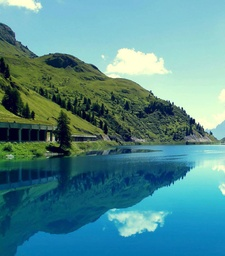
#> input picture imagenes/paisaje1.jpeg, 225 x 256 px, shrunk from 949 x 1080 before the run
$ jupyter execute main.ipynb
#> lines starting #> are read from the running program, lines starting #| are printed output that depends on the picture; after the words box and inside, x2 and y2 are one past the last pixel; in counts of white or black regions, pixels touching at a corner belong together
### Task 2

[cell 1]
import cv2
import matplotlib.pyplot as plt
import numpy as np

imagen = cv2.imread('./imagenes/paisaje1.jpeg', cv2.IMREAD_GRAYSCALE)
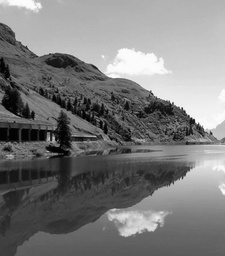
#> imagen: shape (256, 225); min 0, max 255, mean 123.3
imagen2 = cv2.imread('./imagenes/paisaje2.jpeg', cv2.IMREAD_GRAYSCALE)
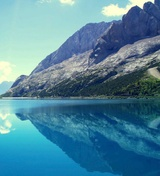
#> input picture imagenes/paisaje2.jpeg, 160 x 176 px, shrunk from 677 x 743 before the run
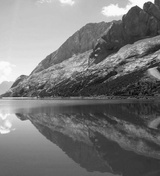
#> imagen2: shape (176, 160); min 7, max 255, mean 120.2

orb = cv2.ORB_create()

puntos_interes, descriptores = orb.detectAndCompute(imagen, None)
#> puntos_interes = 428 keypoints; strongest (x, y, size): (191, 119, 31), (171, 103, 31), (170, 101, 31), (188, 115, 31)
puntos_interes2, descriptores2 = orb.detectAndCompute(imagen2, None)
#> puntos_interes2 = 281 keypoints; strongest (x, y, size): (116, 73, 31), (95, 55, 31), (87, 69, 31), (126, 69, 31)

fuerza_bruta = cv2.BFMatcher(cv2.NORM_HAMMING, crossCheck=True)

matches = fuerza_bruta.match(descriptores, descriptores2)
#> matches = 90 matches

imagen_antes_filtrado = cv2.drawMatches(imagen, puntos_interes, imagen2, puntos_interes2, matches, None, flags=cv2.DrawMatchesFlags_NOT_DRAW_SINGLE_POINTS)
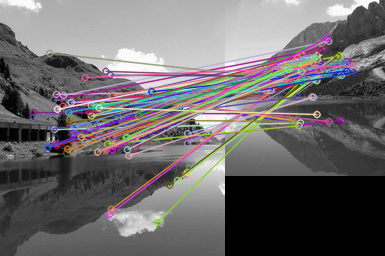
#> imagen_antes_filtrado: shape (256, 385, 3); mean of channels 0, 1, 2 108.2, 106.5, 110.1; drawn as B, G, R

plt.imshow(imagen_antes_filtrado)

plt.title("Imagen antes del filtrado")

plt.show()

matches = sorted(matches, key=lambda x: x.distance)

img3 = cv2.drawMatches(imagen, puntos_interes, imagen2, puntos_interes2, matches[:10], None, flags=cv2.DrawMatchesFlags_NOT_DRAW_SINGLE_POINTS)
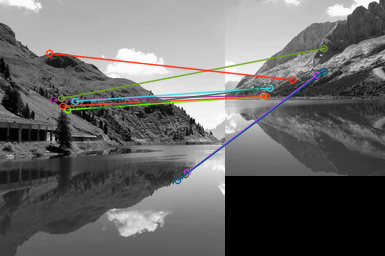
#> img3: shape (256, 385, 3); mean of channels 0, 1, 2 105.1, 105.7, 106.3; drawn as B, G, R

plt.imshow(img3)
plt.title("Imagen despues del filtrado")
plt.show()

[cell 2]
mejores_matches = matches[:4]
#> mejores_matches = 4 matches

puntos_src = np.array([puntos_interes[m.queryIdx].pt  for m in mejores_matches], dtype=np.float64)
#> puntos_src = [[52.8, 99.6], [61, 98], [185, 174], [74.88, 100.8]]
puntos_dst = np.array([puntos_interes2[m.trainIdx].pt for m in mejores_matches], dtype=np.float64)
#> puntos_dst = [[36, 95], [98.4, 48], [93.31, 74.3], [44.4, 87.6]]

def normalizar_puntos(puntos):
    media = puntos.mean(axis=0)
    std   = puntos.std()
    if std < 1e-8:
        std = 1.0

    T = np.array([
        [1/std,    0,   -media[0]/std],
        [0,     1/std,  -media[1]/std],
        [0,        0,             1.0]
    ])

    N = puntos.shape[0]
    puntos_h    = np.hstack([puntos, np.ones((N, 1))])
    puntos_norm = (T @ puntos_h.T).T

    return puntos_norm[:, :2], T


def calcular_homografia_dlt(puntos_src, puntos_dst):
    puntos_src = np.array(puntos_src, dtype=np.float64)
    puntos_dst = np.array(puntos_dst, dtype=np.float64)

    assert puntos_src.shape == (4, 2), "Se necesitan exactamente 4 puntos fuente"
    assert puntos_dst.shape == (4, 2), "Se necesitan exactamente 4 puntos destino"

    src_norm, T_src = normalizar_puntos(puntos_src)
    dst_norm, T_dst = normalizar_puntos(puntos_dst)

    A = []
    for i in range(4):
        x,  y  = src_norm[i]
        xp, yp = dst_norm[i]

        A.append([-x, -y, -1,   0,  0,  0,  xp*x, xp*y, xp])
        A.append([ 0,  0,  0,  -x, -y, -1,  yp*x, yp*y, yp])

    A = np.array(A)

    U, S, Vt = np.linalg.svd(A)
    h      = Vt[-1]
    H_norm = h.reshape(3, 3)

    H = np.linalg.inv(T_dst) @ H_norm @ T_src
    H = H / H[2, 2]

    return H


H = calcular_homografia_dlt(puntos_src, puntos_dst)
#> in normalizar_puntos, `media = puntos.mean(axis=0)`: media = [93.42, 118.1]
#> in normalizar_puntos, `std   = puntos.std()`: std = 45.85
#> in normalizar_puntos, `T = np.array([ [1/std,    0,   -media[0]/std], [0,     1/std,  -media[..`: T = [[0.0218, 0, -2.04], [0, 0.0218, -2.58], [0, 0, 1]]
#> in normalizar_puntos, `puntos_h    = np.hstack([puntos, np.ones((N, 1))])`: puntos_h = [[52.8, 99.6, 1], [61, 98, 1], [185, 174, 1], [74.88, 100.8, 1]]
#> in normalizar_puntos, `puntos_norm = (T @ puntos_h.T).T`: puntos_norm = [[-0.886, -0.403, 1], [-0.707, -0.438, 1], [2, 1.22, 1], [-0.404, -0.377, 1]]
#> in calcular_homografia_dlt, `src_norm, T_src = normalizar_puntos(puntos_src)`: src_norm = [[-0.886, -0.403], [-0.707, -0.438], [2, 1.22], [-0.404, -0.377]]; T_src has the same summary as T in normalizar_puntos
#> in calcular_homografia_dlt, `dst_norm, T_dst = normalizar_puntos(puntos_dst)`: dst_norm = [[-1.34, 0.786], [1.27, -1.18], [1.06, -0.0805], [-0.989, 0.476]]; T_dst = [[0.0419, 0, -2.85], [0, 0.0419, -3.19], [0, 0, 1]]
#> the loop in calcular_homografia_dlt, `for i in range(4):` made 4 passes
#> (x, y, xp, yp) on passes 1 to 4: (-0.886, -0.403, -1.34, 0.786), (-0.707, -0.438, 1.27, -1.18), (2, 1.22, 1.06, -0.0805), (-0.404, -0.377, -0.989, 0.476)
#> after the loop in calcular_homografia_dlt, `for i in range(4):`: A = 8 items
#> in calcular_homografia_dlt, `U, S, Vt = np.linalg.svd(A)`: S = [3.91, 3.25, 2.72, 2.02, 2, 0.448, 0.164, 0.0177]
#> in calcular_homografia_dlt, `h      = Vt[-1]`: h = [0.367, -0.555, 0.00743, -0.2, 0.318, 0.00629, -0.319, 0.561, 0.0135]
#> in calcular_homografia_dlt, `H_norm = h.reshape(3, 3)`: H_norm = [[0.367, -0.555, 0.00743], [-0.2, 0.318, 0.00629], [-0.319, 0.561, 0.0135]]
#> in calcular_homografia_dlt, `H = np.linalg.inv(T_dst) @ H_norm @ T_src`: H = [[-0.282, 0.543, -36.7], [-0.634, 1.1, -69.25], [-0.00696, 0.0122, -0.781]]
#> in calcular_homografia_dlt, `H = H / H[2, 2]`: H = [[0.361, -0.696, 46.97], [0.812, -1.41, 88.63], [0.00891, -0.0157, 1]]
print("Matriz de Homografía H:")
print(H)
#| [[ 3.61481535e-01 -6.95520268e-01  4.69712830e+01]
#|  [ 8.12005213e-01 -1.40555314e+00  8.86317288e+01]
#|  [ 8.90665831e-03 -1.56587705e-02  1.00000000e+00]]

[cell 3]
def ransac_homografia(matches, puntos_interes, puntos_interes2, umbral, prob_exito):

    todos_src = np.array([puntos_interes[m.queryIdx].pt  for m in matches], dtype=np.float64)
    todos_dst = np.array([puntos_interes2[m.trainIdx].pt for m in matches], dtype=np.float64)

    n_matches    = len(matches)
    mejor_H      = None
    mejor_inliers = []
    s = 4
    e = 0.5


    def calcular_N(e, p, s):

        denominador = np.log(1 - (1 - e) ** s)
        if denominador == 0:
            return 1
        N = np.log(1 - p) / denominador
        return int(np.ceil(abs(N)))

    N = calcular_N(e, prob_exito, s)
    iteracion = 0


    while iteracion < N:
        iteracion += 1


        indices = np.random.choice(n_matches, s, replace=False)
        src_muestra = todos_src[indices]
        dst_muestra = todos_dst[indices]


        try:
            H_test = calcular_homografia_dlt(src_muestra, dst_muestra)
        except Exception:
            continue

        N_pts   = todos_src.shape[0]
        src_h   = np.hstack([todos_src, np.ones((N_pts, 1))])
        dst_proy = (H_test @ src_h.T).T


        w = dst_proy[:, 2:3]
        dst_proy_norm = dst_proy[:, :2] / w


        errores = np.linalg.norm(dst_proy_norm - todos_dst, axis=1)
        inliers_mask = errores < umbral
        inliers_idx  = np.where(inliers_mask)[0]


        if len(inliers_idx) > len(mejor_inliers):
            mejor_inliers = inliers_idx
            mejor_H       = H_test


            e_nuevo = 1 - len(inliers_idx) / n_matches
            e       = max(e_nuevo, 0.01)
            N       = calcular_N(e, prob_exito, s)


    src_inliers = todos_src[mejor_inliers]
    dst_inliers = todos_dst[mejor_inliers]


    src_norm, T_src = normalizar_puntos(src_inliers)
    dst_norm, T_dst = normalizar_puntos(dst_inliers)


    A = []
    for i in range(len(src_inliers)):
        x,  y  = src_norm[i]
        xp, yp = dst_norm[i]
        A.append([-x, -y, -1,   0,  0,  0,  xp*x, xp*y, xp])
        A.append([ 0,  0,  0,  -x, -y, -1,  yp*x, yp*y, yp])

    A = np.array(A)

    U, S, Vt = np.linalg.svd(A)
    h        = Vt[-1]
    H_final  = h.reshape(3, 3)
    H_final  = np.linalg.inv(T_dst) @ H_final @ T_src
    H_final  = H_final / H_final[2, 2]

    return H_final, mejor_inliers


H_ransac, inliers = ransac_homografia(
    matches,
    puntos_interes,
    puntos_interes2,
    umbral=3.0,
    prob_exito=0.99
)
#> in ransac_homografia, `todos_src = np.array([puntos_interes[m.queryIdx].pt  for m in matches]..`: todos_src = 90 pairs, first value 33 to 189, second value 52.8 to 222
#> in ransac_homografia, `todos_dst = np.array([puntos_interes2[m.trainIdx].pt for m in matches]..`: todos_dst = 90 pairs, first value 31 to 128, second value 37 to 125.3
#> in ransac_homografia, `n_matches    = len(matches)`: n_matches = 90
#> the loop in ransac_homografia, `while iteracion < N:` made 30213 passes
#> (indices, puntos_src in calcular_homografia_dlt, puntos_dst in calcular_homografia_dlt, T_src in calcular_homografia_dlt, T_dst in calcular_homografia_dlt, mejor_inliers) on passes 1, 5: ([2, 13, 53, 41], [[185, 174], [55.3, 143.4], [187.2, 142.8], [97.46, 151.4]], [[93.31, 74.3], [73.44, 54.72], [86.4, 74.4], [76, 71]], [[0.0235, 0, -3.08], [0, 0.0235, -3.59], [0, 0, 1]], [[0.0945, 0, -7.78], [0, 0.0945, -6.49], [0, 0, 1]], [2, 13, 41, 53]), ([5, 21, 78, 83], [[49.2, 52.8], [70.56, 102.2], [84.6, 77.14], [186, 137]], [[67.39, 79.49], [41, 90], [127, 65], [116.4, 120]], [[0.0231, 0, -2.25], [0, 0.0231, -2.13], [0, 0, 1]], [[0.0348, 0, -3.06], [0, 0.0348, -3.09], [0, 0, 1]], [5, 14, 21, 78, 83])
#> (indices, puntos_dst in calcular_homografia_dlt, T_src in calcular_homografia_dlt, T_dst in calcular_homografia_dlt, mejor_inliers, e_nuevo) on pass 9: ([61, 73, 81, 55], [[69, 76], [88.13, 96.77], [62.4, 67.2], [67.2, 120]], [[0.0292, 0, -4.39], [0, 0.0292, -3.33], [0, 0, 1]], [[0.0543, 0, -3.89], [0, 0.0543, -4.88], [0, 0, 1]], [15, 29, 55, 61, 73, 75, 81], 0.922)
#> the loop in ransac_homografia, `for i in range(len(src_inliers)):` made 10 passes
#> in ransac_homografia, `U, S, Vt = np.linalg.svd(A)`:
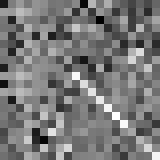
#> U: shape (20, 20) float64 (shown 8 times larger); min -0.622, max 0.71, mean 0.00834; drawn with min black and max white

print("\nHomografía RANSAC final:")
print(H_ransac)
#| [[-1.95051935e-01 -4.47722824e-01  7.24806451e+01]
#|  [-3.68965994e-01 -2.45975413e-01  7.83095139e+01]
#|  [-4.04195565e-03 -4.00295924e-03  1.00000000e+00]]
print(f"Total inliers: {len(inliers)}/{len(matches)}")
#| Total inliers: 10/90

[cell 4]
imagen_color  = cv2.imread('./imagenes/paisaje1.jpeg')
#> imagen_color is the input picture: shape (256, 225, 3); mean B, G, R 143.3, 140.1, 82.7
imagen_color  = cv2.cvtColor(imagen_color, cv2.COLOR_BGR2RGB)
imagen2_color = cv2.imread('./imagenes/paisaje2.jpeg')
#> imagen2_color is the input picture: shape (176, 160, 3); mean B, G, R 155, 133.6, 80.6
imagen2_color = cv2.cvtColor(imagen2_color, cv2.COLOR_BGR2RGB)

h1, w1 = imagen_color.shape[:2]
h2, w2 = imagen2_color.shape[:2]


esquinas_img1 = np.array([
    [0,  0],
    [w1, 0],
    [w1, h1],
    [0,  h1]
], dtype=np.float64)


esquinas_h   = np.hstack([esquinas_img1, np.ones((4, 1))])
esquinas_proy = (H_ransac @ esquinas_h.T).T
esquinas_proy = esquinas_proy[:, :2] / esquinas_proy[:, 2:3]


todas_esquinas = np.vstack([
    esquinas_proy,
    [[0, 0], [w2, 0], [w2, h2], [0, h2]]
])

x_min, y_min = todas_esquinas.min(axis=0).astype(int)
x_max, y_max = todas_esquinas.max(axis=0).astype(int)

ancho_canvas = x_max - x_min
alto_canvas  = y_max - y_min


T_offset = np.array([
    [1, 0, -x_min],
    [0, 1, -y_min],
    [0, 0,      1]
], dtype=np.float64)

H_final_offset = T_offset @ H_ransac

canvas = cv2.warpPerspective(imagen_color, H_final_offset, (ancho_canvas, alto_canvas))
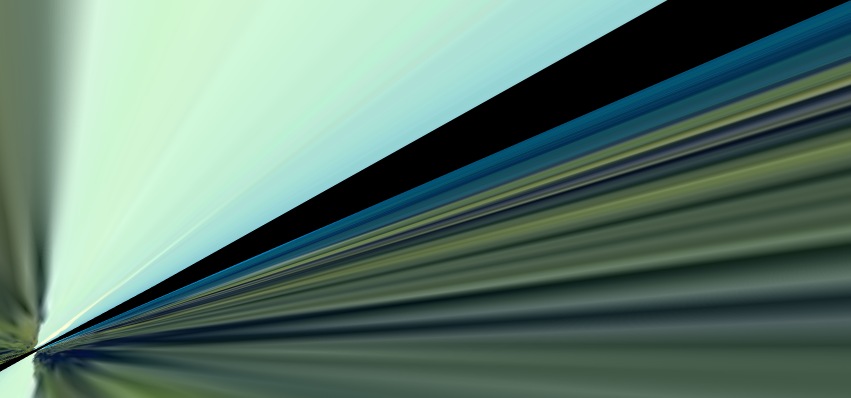
#> canvas: shape (795, 1701, 3) (shown at 1/2 size); mean R, G, B 94.3, 123.4, 111.1

canvas[-y_min:h2 + (-y_min), -x_min:w2 + (-x_min)] = imagen2_color
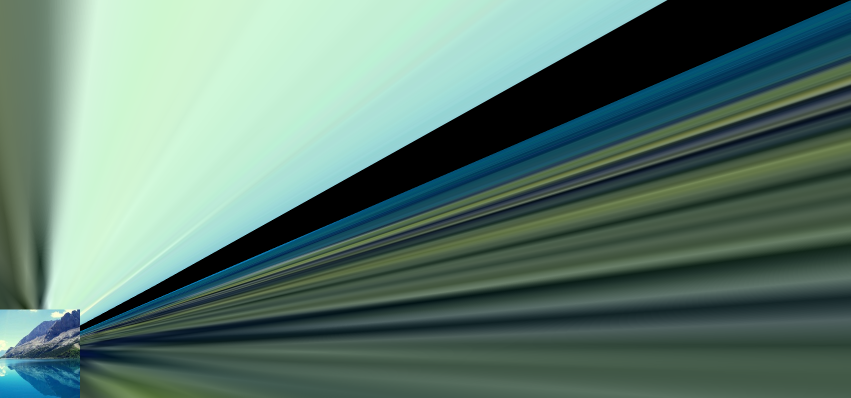
#> canvas: shape (795, 1701, 3) (shown at 1/2 size); 2.08% of pixels changed, all inside (x1, y1, x2, y2) = (0, 619, 160, 795)

plt.figure(figsize=(18, 8))
plt.title("Panorama")
plt.imshow(canvas)
plt.axis('off')
plt.show()
